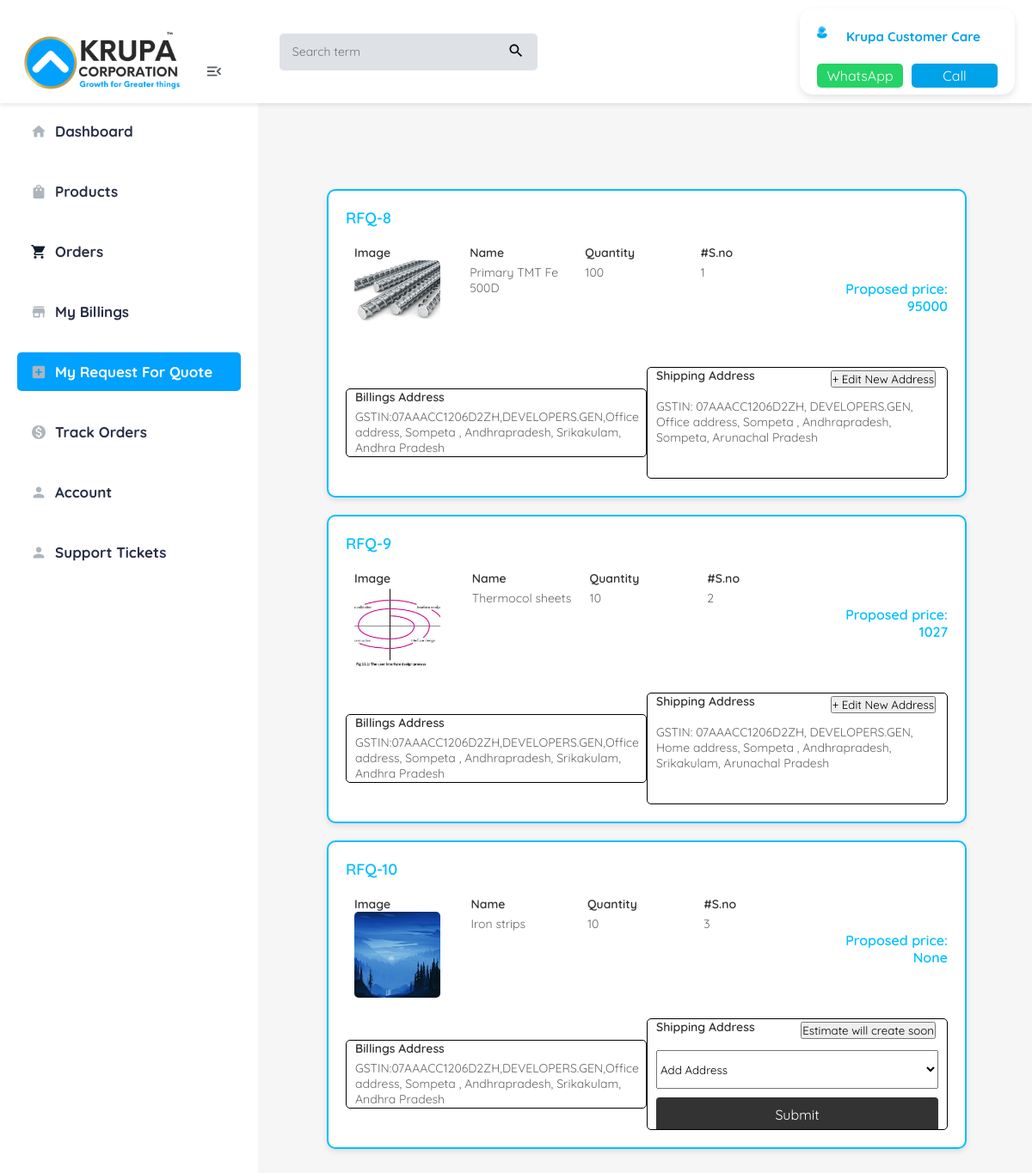
The app's page /request/18/ (signed in) with its own data.
### krupa/models.py (models this page shows, shortened)
class Request(models.Model):
    profile = models.ForeignKey(CustomUser,on_delete=models.CASCADE)
    requestid = models.CharField(max_length=20,null=True,blank=True)
    product_name = models.ForeignKey(Products,null=True,blank=True,on_delete=models.CASCADE)
    quantity = models.IntegerField()
    company = models.CharField(max_length=30)
    pincode = models.CharField(max_length=10)
    email = models.EmailField(max_length=30)
    mobile_number = models.CharField(max_length=10)
    price = models.IntegerField(blank=True,null=True)
    request = models.BooleanField(default=False, null=True,blank=True)
    type = models.CharField(max_length=20)
    date = models.DateField(auto_now_add=True,blank=True,null=True)
    manager = models.ForeignKey(Managers,on_delete=models.SET_NULL,null=True,blank=True)
    shipping = models.ForeignKey(ShippingAddress,on_delete=models.SET_NULL,null=True,blank=True)

class Products(models.Model):
    product_image = models.ImageField(null=True,blank=True)
    product_name = models.CharField(max_length=50)
    category = models.ForeignKey(Category,on_delete=models.CASCADE)
    subcategory = models.ForeignKey(Subcategory,on_delete=models.CASCADE)
    brand = models.CharField(max_length=30,null=True,blank=True)
    size = models.CharField(max_length=20,null=True,blank=True)
    date = models.DateField(null=True,blank=True)
    descripton = models.TextField()
    def __str__(self) -> str:
        return self.product_name

class UserAddress(models.Model):
    profile = models.ForeignKey(CustomUser,on_delete=models.CASCADE)
    company_name = models.CharField(max_length=100,null=True,blank=True)
    address_type = models.TextField(null=True,blank=True)
    street_address = models.TextField(null=True,blank=True)
    city = models.TextField(null=True,blank=True)
    state = models.CharField(max_length=30,null=True,blank=True)

class CustomUser(AbstractUser):
    username = None  # Disable the username field
    email = models.EmailField(max_length=50,unique=True)
    password = models.CharField(max_length=10)
    phone_number = models.CharField(max_length=10,unique=True,blank=True,null=True)
    gstin = models.CharField(max_length=20,unique=True,null=True,blank=True)
    manager = models.BooleanField(default=False)
    last_login = models.DateTimeField(blank=True, null=True)
    USERNAME_FIELD = 'email'
    REQUIRED_FIELDS = ['phone_number']

class ShippingAddress(models.Model):
    profile = models.ForeignKey(CustomUser,on_delete=models.CASCADE,null=True,blank=True)
    company_name = models.CharField(max_length=100,null=True,blank=True)
    address_type = models.TextField(null=True,blank=True)
    street_address = models.TextField(null=True,blank=True)
    city = models.TextField(null=True,blank=True)
    state = models.CharField(max_length=30,null=True,blank=True)

### krupa/views.py (the view, shortened to what this page needs)
# urls.py: path('request/<int:id>/',request_view,name="request_view"),
@login_required(login_url='/login/')
def request_view(request, id):
    if request.user.id == id:
        profile = CustomUser.objects.get(id=id)
        requests = Request.objects.filter(profile=profile)
        address = UserAddress.objects.filter(profile = profile).first()
        shipadd = ShippingAddress.objects.filter(profile = profile)
        context = {'id': id, 'requests': requests,'address':address,'shipadd':shipadd}
        return render(request, "request.html", context)
    else:
        return redirect('/login/')

### templates/request.html (shortened to what this page needs)
<!DOCTYPE html>
<html lang="en">
  <head>
  </head>
  <body>
    {% load static %}
    <div class="container">
      <div class="top-bar">
        <div class="logo-container">
          <img
            src="{% static 'user/images/krupa.svg' %}"
            alt="Krupa Corporation"
            class="logo"
          />
          <button class="menu-toggle" style="margin-top: 50px">
            <img src="{% static 'user/images/toggle.svg' %}" alt="toggle" />
          </button>
          <div class="search-bar">
            <input type="text" placeholder="Search term" />
            <button>
              <svg class="icon" viewBox="0 0 24 24">
                <path
                  d="M15.5 14h-.79l-.28-.27C15.41 12.59 16 11.11 16 9.5 16 5.91 13.09 3 9.5 3S3 5.91 3 9.5 5.91 16 9.5 16c1.61 0 3.09-.59 4.23-1.57l.27.28v.79l5 4.99L20.49 19l-4.99-5zm-6 0C7.01 14 5 11.99 5 9.5S7.01 5 9.5 5 14 7.01 14 9.5 11.99 14 9.5 14z"
                ></path>
              </svg>
            </button>
          </div>
        </div>
        <div class="top-icons" style="display: flex; align-items: center">
          <div class="nav-contact-card">
            <div class="title">
              <div class="icon">
                <img src="{% static 'user/images/support-nav.svg' %}" alt="" />
              </div>
              Krupa Customer Care
            </div>
            <div class="buttons">
              <a href="https://wa.me/1234567890" class="btn whatsapp"
                >WhatsApp</a
              >
              <a href="tel:1234567890" class="btn call">Call</a>
            </div>
          </div>
        </div>
      </div>
      <aside class="sidebar">
        <nav>
          <a
            href="/dashboard/{{id}}/"
            class="nav-item"
            style="margin-top: 50px"
          >
            <img
              src="{% static 'user/images/dashboard.svg' %}"
              alt="Dashboard Icon"
              class="icon"
            />
            <span>Dashboard</span>
          </a>
          <a href="/" class="nav-item">
            <img
              src="{% static 'user/images/products.svg' %}"
              alt="Products Icon"
              class="icon"
            />
            <span>Products</span>
          </a>
          <a href="/orders/{{id}}/" class="nav-item">
            <img
              src="{% static 'user/images/orders.svg' %}"
              alt="Orders Icon"
              class="icon"
            />
            <span>Orders</span>
          </a>
          <a href="/billing/{{id}}/" class="nav-item">
            <img
              src="{% static 'user/images/invoice.svg' %}"
              alt="Invoices Icon"
              class="icon"
            />
            <span>My Billings</span>
          </a>
          <a href="/request/{{id}}/" class="nav-item active">
            <img
              src="{% static 'user/images/quote.svg' %}"
              alt="Quotes Icon"
              class="icon"
            />
            <span>My Request For Quote</span>
          </a>
          <a href="/trackhome/{{id}}/" class="nav-item">
            <img
              src="{% static 'user/images/track.svg' %}"
              alt="Track Orders Icon"
              class="icon"
            />
            <span>Track Orders</span>
          </a>
          <a href="/accounts/{{id}}/" class="nav-item">
            <img
              src="{% static 'user/images/account.svg' %}"
              alt="Account Icon"
              class="icon"
            />
            <span>Account</span>
          </a>
          <a href="/support/{{id}}/" class="nav-item">
            <img
              src="{% static 'user/images/tickets.svg' %}"
              alt="Support Tickets Icon"
              class="icon"
            />
            <span>Support Tickets</span>
          </a>
        </nav>
      </aside>
      <main class="main-content" style="margin-top: 100px">
        <div class="cont" style="margin-bottom: 130px">
          <div class="container-requests">
            {% for i in requests %}
            <div class="card">
              <div class="card-title">{{i.requestid}}</div>
              <div class="card-content">
                <div class="rfq-details">
                  <div class="rfq-item">
                    <span>Image</span>
                    <img
                      src="{{i.product_name.product_image.url}}"
                      alt="Product Image"
                      class="product-thumbnail"
                    />
                  </div>
                  <div class="rfq-item">
                    <span>Name</span>
                    <p>{{i.product_name}}</p>
                  </div>
                  <div class="rfq-item">
                    <span>Quantity</span>
                    <p>{{i.quantity}}</p>
                  </div>
                  <div class="rfq-item">
                    <span>#S.no</span>
                    <p>{{forloop.counter}}</p>
                  </div>
                </div>
                {% if i.price %}
                <div class="price">Proposed price: {{i.price}}</div>
                {% else %}
                <div class="price">Proposed price: {{i.price}}</div>
                {% endif %}
              </div>
              <br />
              <div class="card-content">
                <div
                  class="rfq-details"
                  style="
                    border: 1px solid black;
                    width: 350px;
                    border-radius: 5px;
                    height: 80px;
                    overflow: hidden;
                  "
                >
                  <div class="rfq-item">
                    <span>Billings Address</span>
                    <p>
                      GSTIN:{{address.profile.gstin}},{{address.company_name}},{{address.address_type}},
                      {{address.street_address}}, {{address.city}},
                      {{address.state}}
                    </p>
                  </div>
                </div>
                <div
                  class="rfq-details"
                  style="
                    border: 1px solid black;
                    width: 350px;
                    border-radius: 5px;
                    height: 130px;
                    overflow: hidden;
                  "
                >
                  <div class="rfq-item">
                    <span
                      style="
                        padding-bottom: 5px;
                        display: flex;
                        justify-content: space-between;
                      "
                    >
                      Shipping Address
                      {% if i.price %}
                      <button
                        type="button"
                        onclick="openform({{ i.id }}, '{{ i.requestid }}')"
                        style="margin: 3px"
                      >
                        + Edit New Address
                      </button>
                      {% else %}
                      <button
                        type="button"
                        style="margin: 3px"
                      >
                        Estimate will create soon
                      </button>
                      {% endif %}
                      </span
                    >
                    <p>
                      {% if i.shipping %}
                      GSTIN: {{ i.profile.gstin }}, {{i.shipping.company_name}},
                      {{i.shipping.address_type}},
                      {{i.shipping.street_address}}, {{i.shipping.city}},
                      {{i.shipping.state}}
                      {% else %}
                      <form method="post">
                        <select style="width: 100%; height: 45px" name="shipping-add">
                            <option value="">Add Address</option>
                        </select>
                        <button type="submit" class="submit-btn">Submit</button>
                    </form>
                      {% endif %}
                    </p>
                  </div>
                </div>
              </div>
            </div>
            {% endfor %}
          </div>
        </div>
      </main>
    </div>
  </body>
</html>

### templates/request.html (style rules this page uses)
* { margin: 0; padding: 0; font-family: "Quicksand", sans-serif; box-sizing: border-box; }
body { font-family: Arial, sans-serif; background-color: #f6f6f6; color: #333; }
.container { display: flex; min-height: 100vh; }
.sidebar { width: 300px; background-color: white; padding: 20px; transition: all 0.3s ease; position: fixed; top: 60px; bottom: 0; left: 0; z-index: 1000; overflow-y: auto; }
.main-content { flex-grow: 1; margin-left: 300px; transition: all 0.3s ease; padding-top: 60px; padding-left: 20px; padding-right: 20px; }
nav { display: flex; flex-direction: column; gap: 20px; }
.nav-item { display: flex; align-items: center; padding: 12px 15px; margin-bottom: 5px; color: #292f46; text-decoration: none; font-size: 17px; gap: 9px; font-weight: 700; border-radius: 5px; transition: background-color 0.2s; }
.nav-item.active { background-color: #00a1ff; color: white; }
.icon { width: 20px; height: 20px; fill: currentColor; }
.top-bar { display: flex; justify-content: space-between; align-items: center; background-color: #fff; padding: 10px 20px; position: fixed; top: 0; left: 0; right: 0; z-index: 1001; box-shadow: 0 2px 5px rgba(0, 0, 0, 0.1); }
.logo-container { display: flex; align-items: center; }
.logo { height: 90px; margin-right: 20px; }
.menu-toggle { background: none; border: none; color: black; font-size: 24px; cursor: pointer; margin-right: 15px; }
.search-bar { display: flex; background-color: #dee2e6; border-radius: 5px; overflow: hidden; width: 300px; margin-left: 50px; }
.search-bar input { flex-grow: 1; padding: 10px 15px; border: none; outline: none; font-size: 14px; background-color: transparent; }
.search-bar button { padding: 10px 15px; background-color: transparent; border: none; cursor: pointer; }
.top-icons { display: flex; gap: 20px; }
.top-icons .icon { width: 24px; height: 24px; fill: #666; }
.nav-contact-card { background-color: white; border-radius: 15px; box-shadow: 0 4px 8px rgba(0, 0, 0, 0.1); padding: 20px; width: 250px; height: 100px; }
.title { color: #00a2e8; font-size: 15px; font-weight: bold; margin-bottom: 20px; display: flex; align-items: center; gap: 10px; }
.buttons { display: flex; gap: 10px; }
.btn { flex: 1; padding: 4px; border-radius: 5px; text-align: center; text-decoration: none; color: white; }
.whatsapp { background-color: #25d366; }
.call { background-color: #00a2e8; }
.cont { padding: 50px; height: 80vh; overflow-y: scroll; }
.container-requests { max-width: 1200px; margin: 0 auto; padding: 10px; }
.card { background-color: #fff; border: 2px solid #00bfff; border-radius: 10px; box-shadow: 0px 3px 6px rgba(0, 0, 0, 0.1); padding: 20px; margin-bottom: 20px; }
.card-title { color: #00bfff; font-weight: 600; margin-bottom: 20px; font-size: 18px; }
.card-content { display: flex; justify-content: space-between; align-items: center; font-size: 14px; }
.rfq-details { display: flex; justify-content: space-between; width: 80%; }
.rfq-item { flex: 1; padding: 0 10px; text-align: left; }
.rfq-item span { display: block; font-weight: 600; color: #333; }
.rfq-item p { margin: 5px 0 0 0; color: #666; }
.price { color: #00bfff; font-weight: 600; font-size: 16px; text-align: right; }
.submit-btn { width: 100%; padding: 10px; background-color: #333; color: #fff; border: none; border-radius: 4px; font-size: 16px; cursor: pointer; margin-top: 10px; }
.product-thumbnail { width: 100px; height: 100px; object-fit: cover; border-radius: 5px; }

### records on screen
Request: requestid "RFQ-8", product_name.product_image (picture), product_name "Primary TMT Fe 500D", quantity "100", price "95000", profile.gstin "07AAACC1206D2ZH", shipping.company_name "DEVELOPERS.GEN", shipping.address_type "Office address", shipping.street_address "Sompeta , Andhrapradesh", shipping.city "Sompeta", shipping.state "Arunachal Pradesh"
UserAddress: profile.gstin "07AAACC1206D2ZH", company_name "DEVELOPERS.GEN", address_type "Office address", street_address "Sompeta , Andhrapradesh", city "Srikakulam", state "Andhra Pradesh"
Request: requestid "RFQ-9", product_name.product_image (picture), product_name "Thermocol sheets", quantity "10", price "1027", profile.gstin "07AAACC1206D2ZH", shipping.company_name "DEVELOPERS.GEN", shipping.address_type "Home address", shipping.street_address "Sompeta , Andhrapradesh", shipping.city "Srikakulam", shipping.state "Arunachal Pradesh"
Request: requestid "RFQ-10", product_name.product_image (picture), product_name "Iron strips", quantity "10", price "None", shows "Estimate will create soon"
